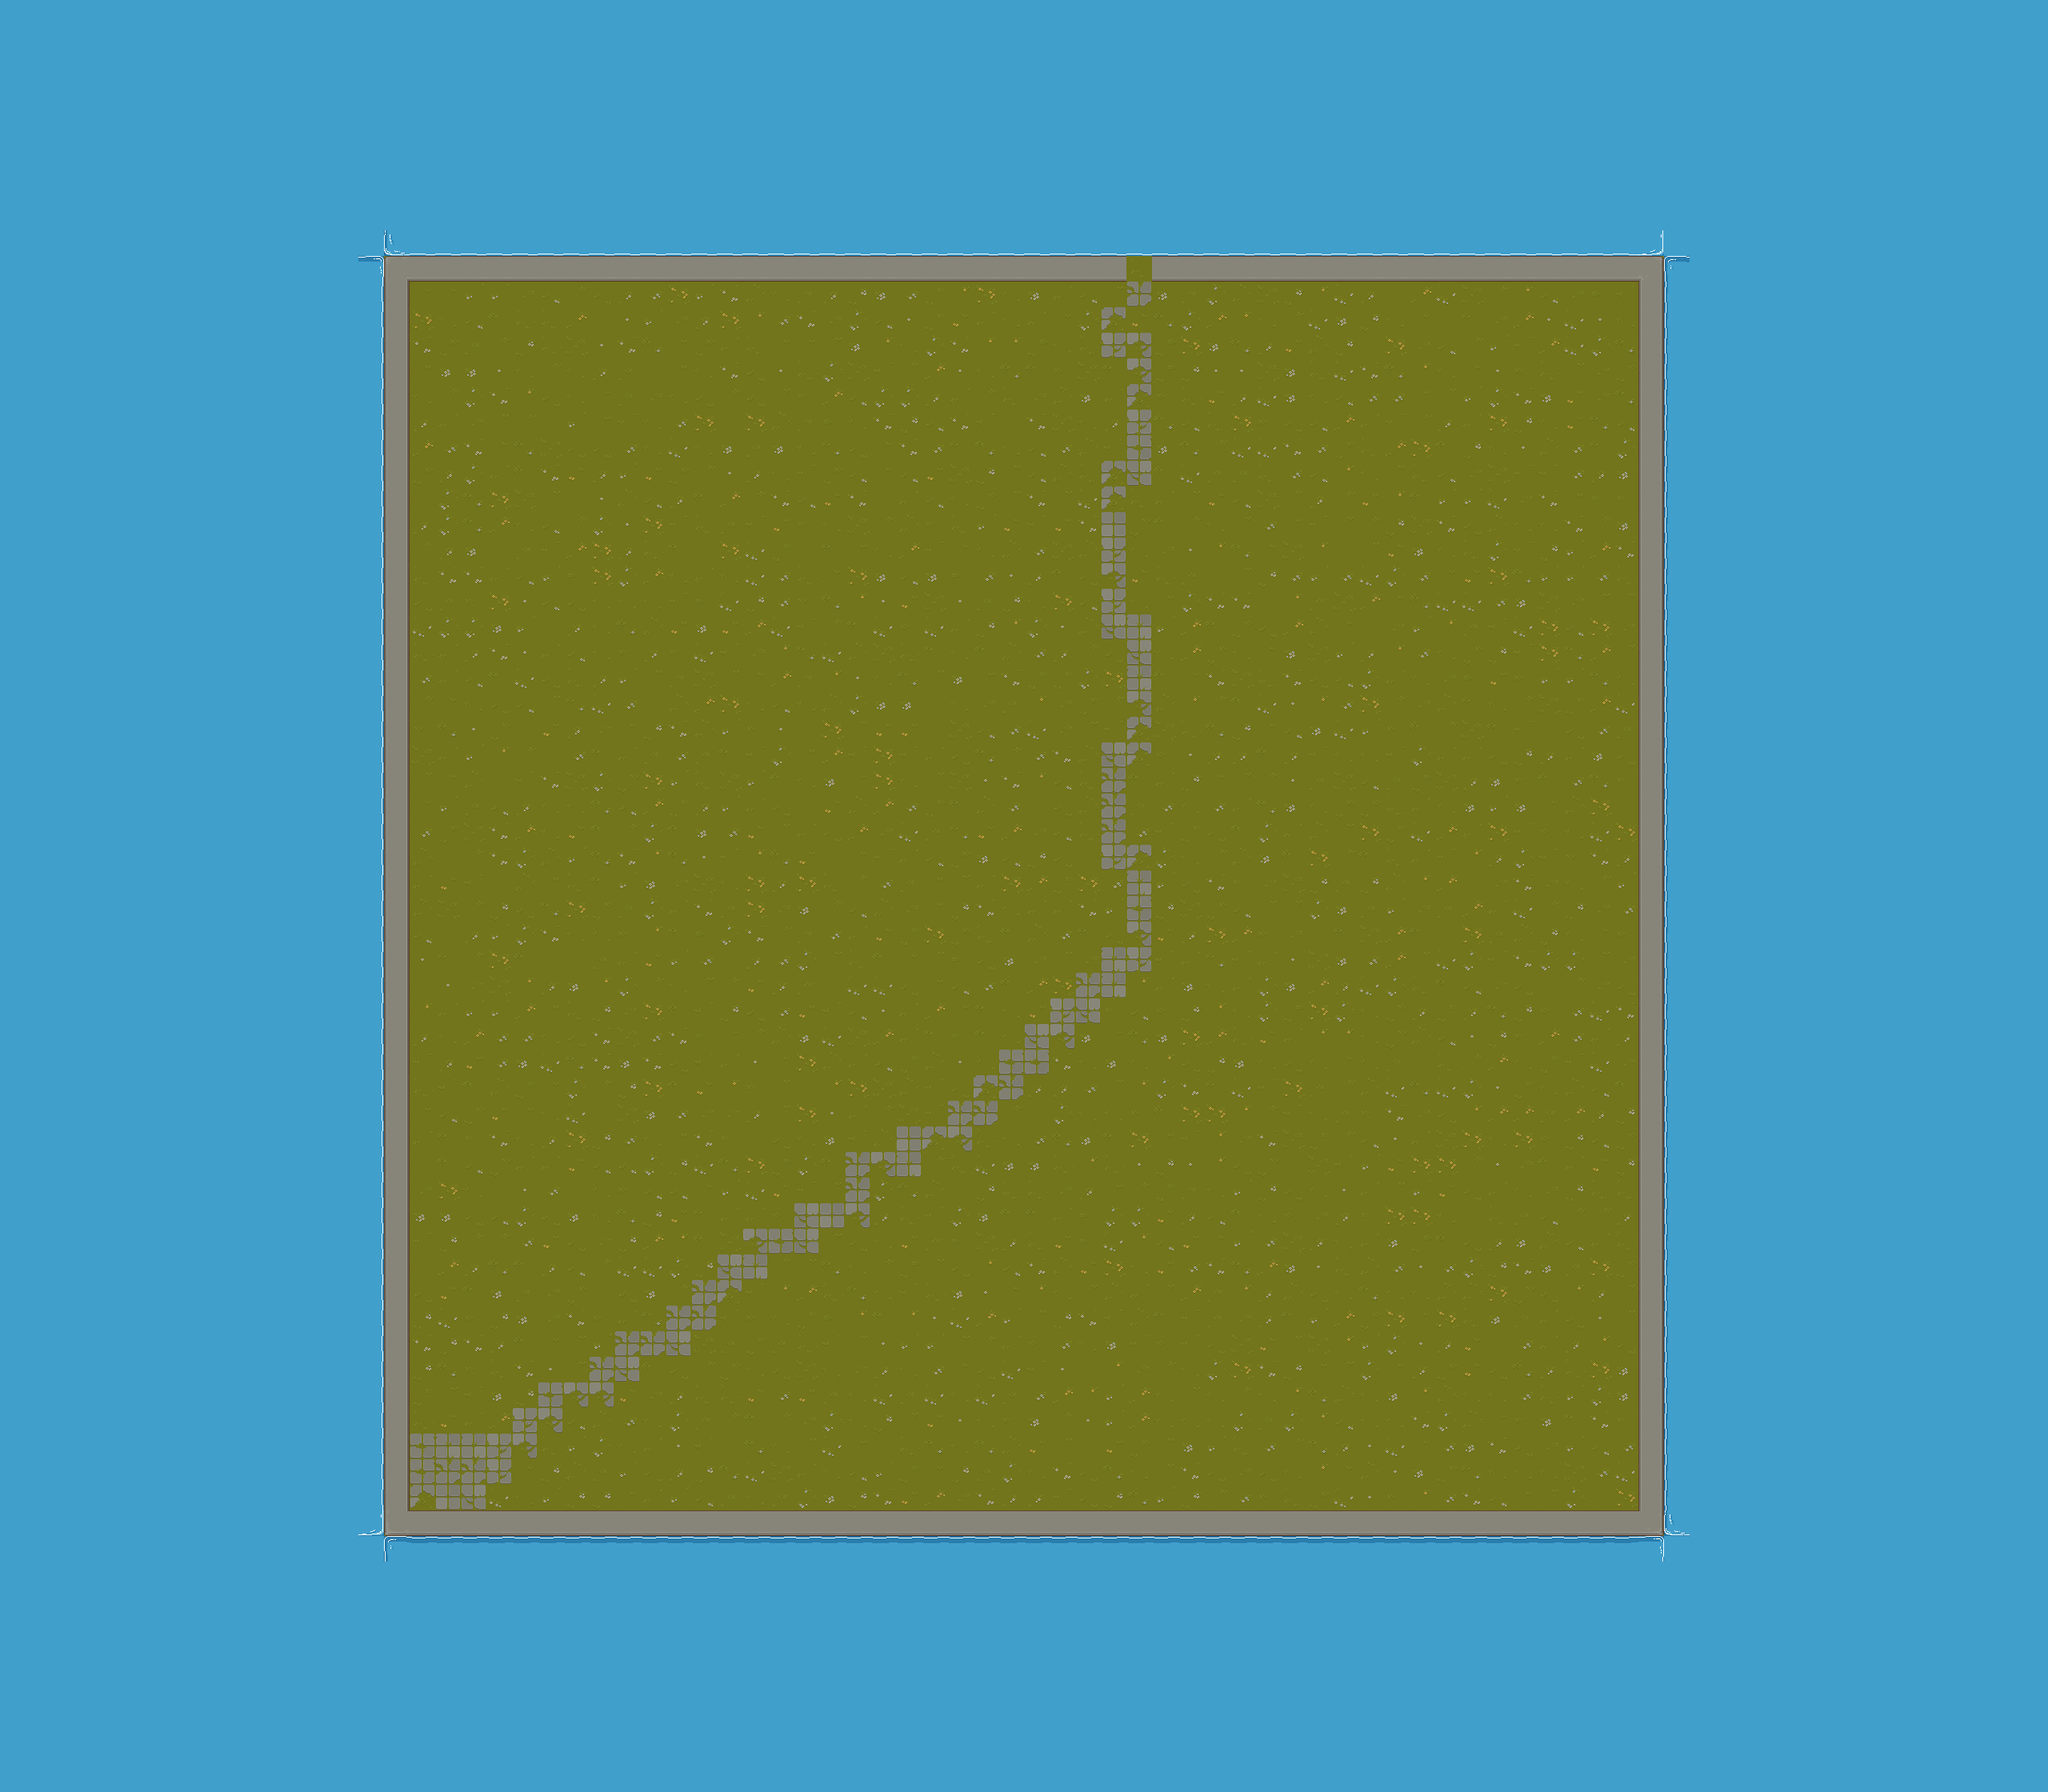

A level layout from a 2D game, rendered from its tile map. Below: a short description, then the map file with tile-grid data replaced by summaries:
An orthogonal 80x70 tile map with 32x32 px tiles, 2 tile layers (ground, blocks), 8 tilesets and 26 objects (11x slime, player, finish, giant_slime, coffin).

<map version="1.10" tiledversion="1.10.2" orientation="orthogonal" renderorder="right-down" width="80" height="70" tilewidth="32" tileheight="32" infinite="0" nextlayerid="11" nextobjectid="160">
 <tileset firstgid="1" source="tilesets/grass.tsx" />
 <tileset firstgid="65" source="tilesets/plants.tsx" />
 <tileset firstgid="67" source="tilesets/player.tsx" />
 <tileset firstgid="68" source="tilesets/enemy.tsx" />
 <tileset firstgid="75" source="tilesets/blocks.tsx" />
 <tileset firstgid="139" source="tilesets/props.tsx" />
 <tileset firstgid="140" source="tilesets/water.tsx" />
 <tileset firstgid="188" source="tilesets/finish.tsx" />
 <layer id="1" name="ground" width="80" height="70">
  <data>[5600 cells, 5600 non-empty, 50 distinct tile ids]</data>
 </layer>
 <objectgroup id="4" name="bushes">
  <object id="33" gid="66" x="1717" y="1585" width="47" height="42" />
  <object id="35" gid="66" x="1177" y="1293" width="47" height="42" />
  <object id="36" gid="66" x="1113" y="1653" width="47" height="42" />
  <object id="37" gid="66" x="1161" y="1757" width="47" height="42" />
  <object id="41" gid="66" x="1195" y="1065" width="47" height="42" />
  <object id="42" gid="66" x="805" y="855" width="47" height="42" />
  <object id="49" gid="66" x="1521" y="1341" width="47" height="42" />
  <object id="50" gid="66" x="1609" y="1093" width="47" height="42" />
  <object id="51" gid="66" x="1657" y="973" width="47" height="42" />
  <object id="52" gid="66" x="1657" y="973" width="47" height="42" />
  <object id="53" gid="66" x="1329" y="1701" width="47" height="42" />
 </objectgroup>
 <objectgroup id="5" name="player">
  <object id="103" name="player" gid="67" x="624.728" y="1853.7" width="48" height="48" />
 </objectgroup>
 <objectgroup id="10" name="finish">
  <object id="158" name="finish" gid="189" x="1408.67" y="320.667" width="32" height="32" />
 </objectgroup>
 <objectgroup id="6" name="enemy">
  <object id="107" name="slime" gid="68" x="963.424" y="1497.94" width="32" height="32" />
  <object id="109" name="slime" gid="68" x="1561.33" y="1509.33" width="32" height="32" />
  <object id="110" name="slime" gid="68" x="1610.67" y="1130.67" width="32" height="32" />
  <object id="111" name="slime" gid="68" x="717.333" y="998.667" width="32" height="32" />
  <object id="112" name="slime" gid="68" x="973.333" y="424" width="32" height="32" />
  <object id="113" name="slime" gid="68" x="637.333" y="401.333" width="32" height="32" />
  <object id="114" name="slime" gid="68" x="1797.33" y="549.333" width="32" height="32" />
  <object id="115" name="slime" gid="68" x="1300" y="662.667" width="32" height="32" />
  <object id="116" name="slime" gid="68" x="587.03" y="1226.42" width="32" height="32" />
  <object id="117" name="slime" gid="68" x="1090.06" y="865.818" width="32" height="32" />
  <object id="121" name="giant_slime" gid="74" x="1356" y="766.333" width="320" height="320" />
  <object id="159" name="slime" gid="68" x="1926.42" y="1777.94" width="32" height="32" />
 </objectgroup>
 <layer id="8" name="blocks" width="80" height="70">
  <data>[5600 cells, 195 non-empty, 6 distinct tile ids]</data>
 </layer>
 <objectgroup id="9" name="props">
  <object id="108" name="coffin" gid="139" x="545" y="1792.5" width="30" height="41" />
 </objectgroup>
</map>
